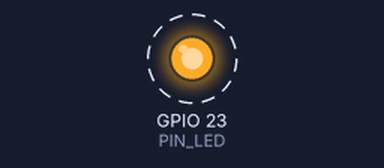
The sketch below on a simulated ESP32. On the bench: output pins drawn as LEDs (lit = HIGH). Dashed ring = blinking. What the sketch prints to the serial monitor is not drawn.

Above: at 0.5 s.
Timing chart, 0 to 4.6 s (numbered marks = the images above):
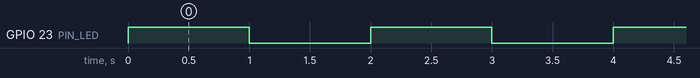

The sketch:

blink.ino
```cpp
const short PIN_LED = 23; //Pin 23 está conectado con el LED en la placa UTN

void setup() {
  // put your setup code here, to run once:
  Serial.begin(9600);
  Serial.println("Hello, ESP32!");
  pinMode(PIN_LED, OUTPUT);
}

void loop() {
  digitalWrite(PIN_LED, HIGH);
  delay(1000); // this speeds up the simulation
  digitalWrite(PIN_LED, LOW);
  delay(1000); // this speeds up the simulation
}
```

Measured:
- by itself, GPIO 23 (PIN_LED): alternates HIGH for 1.0 s and LOW for 1.0 s
